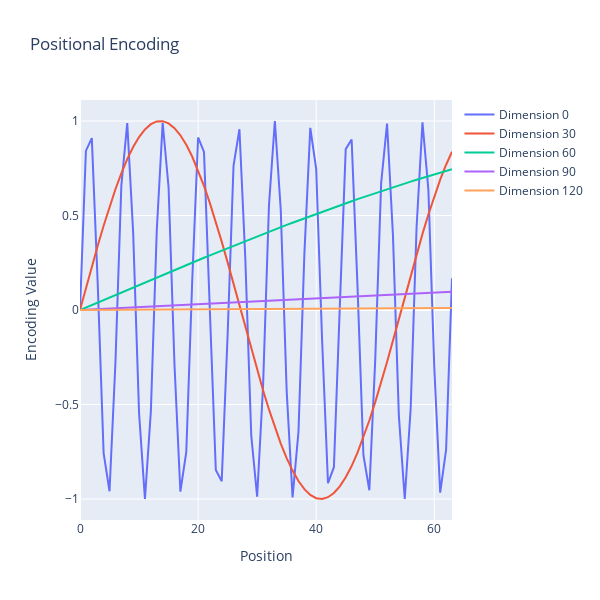

Source (notebook cell):
### Code cell
import plotly.graph_objects as go

fig = go.Figure()

for i in range(0, d_model, 30):  # Plot 10 dimensions
    fig.add_trace(go.Scatter(
        x=list(range(L)),
        y=pos_encs[:, i],
        mode='lines',
        name=f'Dimension {i}'
    ))

fig.update_layout(
    title='Positional Encoding',
    xaxis_title='Position',
    yaxis_title='Encoding Value',
    width=600,
    height=600
)

fig.show()
